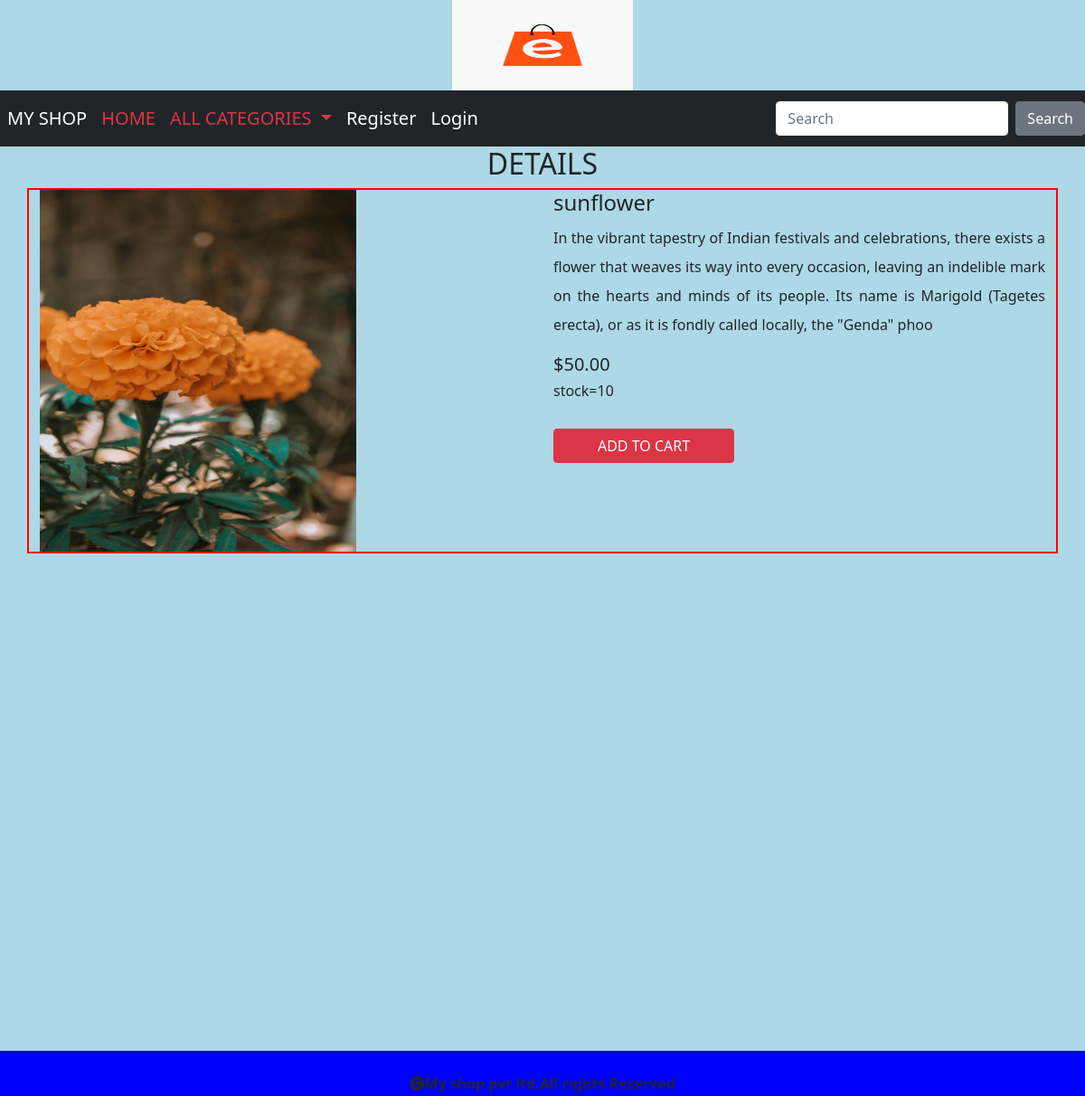
The app's page /detail/7 with its own data.
### shop/models.py (models this page shows, shortened)
class Product(models.Model):
    name=models.CharField(max_length=20)
    desc=models.TextField()
    image=models.ImageField(upload_to='shop/images',null=True,blank=True)
    price=models.DecimalField(max_digits=10,decimal_places=2)
    stock=models.IntegerField()
    available=models.BooleanField(default=True)
    created=models.DateTimeField(auto_now_add=True)   #only one time when we created a new record
    updated=models.DateTimeField(auto_now_add=True) #everytime when we update record
    category=models.ForeignKey(Category,on_delete=models.CASCADE)

### shop/views.py (the view)
# urls.py: path('detail/<int:p>',views.showdetails,name="details"),
def showdetails(request,p):
     p=Product.objects.get(id=p)
     return render(request,'detail.html',{'p':p})

### cart/context_processors.py (called while the page is built, shortened)
def total(request):
    count=0
    return {'count':count}

### shop/context_processors.py (called while the page is built)
def links(request):
    c=Category.objects.all()
    return{'links':c}

### templates/detail.html
{% extends 'base.html' %}
{% load static %}
{% block content %}
<center>
    <h2>DETAILS</h2>
</center>
<div class="container mt-2" style="border:2px solid red;">
    <div class="row">
        <div class="col-sm-6 ">
            <img src="{{p.image.url}}" height="400px" width="350px">
        </div>
        <div class="col-sm-6 " >
            <h4>{{p.name}}</h4>
            <p style="text-align:justify;line-height:2;text-info;">{{p.desc}}</p>
            <h5>${{p.price}}</h5>
            <h6>stock={{p.stock}}</h6>
            {% if user.is_superuser == True %}
            {% if p.stock > 0 %}
            <h4 class="text-success">Product in stock</h4>
            <a href="{% url 'admin:index' %}" class="btn btn-primary mt-4" style="width:300px;">Add stock</a>
            {% else %}
            <h4 class="text-success">Product Out of stock</h4>
            <a href="{% url 'admin:index' %}" class="btn btn-primary mt-4" style="width:300px;">Add stock</a>
            {% endif %}
            {% else %}
            {% if p.stock > 0 %}
            <a href="{% url 'cart:addtocart' p.id %}" class='btn btn-danger mt-4' style="width:200px;">ADD TO CART</a>
            {% else %}
            <h4 class="text-danger">Out of Stock</h4>
            {% endif %}
            {% endif %}
        </div>
    </div>
</div>
{% endblock %}

### static/css/style.css (style rules this page uses)
body { background-color:lightblue; }

### records on screen
Product: image (picture), name "sunflower", desc "In the vibrant tapestry of Indian festivals and celebrations, there exists a flower that weaves its way into every occasion, leaving an indelible mark on the hearts and minds of its people. Its name is Marigold (Tagetes erecta), or as it is fondly called locally, the \"Genda\" phoo", price "50.00", stock "10"
